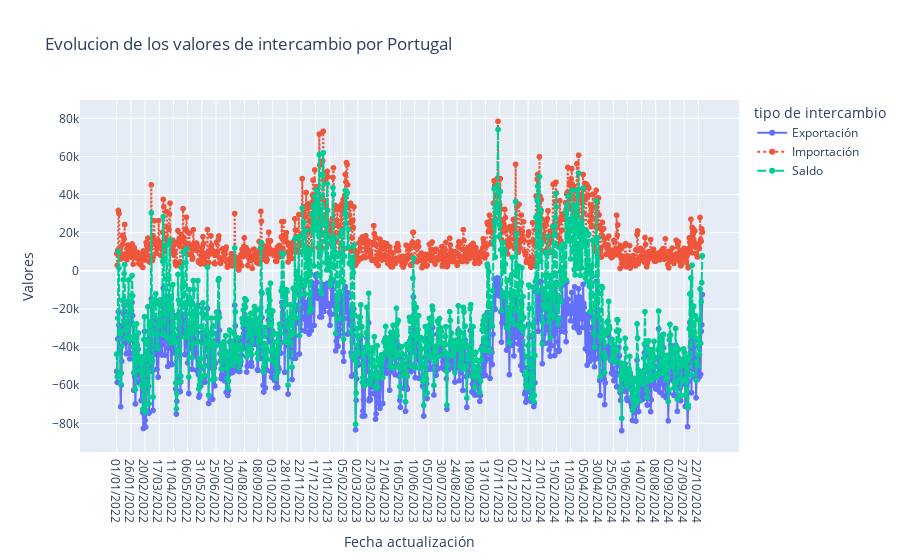

Source (notebook cell):
### Code cell
fig = px.line(df_intercambio[df_intercambio['nombre'] == 'Portugal'], x = 'Fecha actualización', y = 'Valores', color= 'tipo de intercambio',
              line_group='tipo de intercambio',
              title= 'Evolucion de los valores de intercambio por Portugal',
              line_dash= 'tipo de intercambio',
              markers= True)

fig.show()

### Figure 1 — Plotly figure (JSON) as saved in the notebook; plotly's stock layout.template omitted (floating-point values rounded to 4 significant figures; data arrays with more than 128 entries replaced by an {"elided": "..."} marker saying what was removed)
{"data": [{"hovertemplate": "tipo de intercambio=Exportación<br>Fecha actualización=%{x}<br>Valores=%{y}<extra></extra>", "legendgroup": "Exportación", "line": {"color": "#636efa", "dash": "solid"}, "marker": {"symbol": "circle"}, "mode": "lines+markers", "name": "Exportación", "showlegend": true, "type": "scattergl", "x": {"elided": "1033 str values"}, "xaxis": "x", "y": {"elided": "1033 float values"}, "yaxis": "y"}, {"hovertemplate": "tipo de intercambio=Importación<br>Fecha actualización=%{x}<br>Valores=%{y}<extra></extra>", "legendgroup": "Importación", "line": {"color": "#EF553B", "dash": "dot"}, "marker": {"symbol": "circle"}, "mode": "lines+markers", "name": "Importación", "showlegend": true, "type": "scattergl", "x": {"elided": "1033 str values"}, "xaxis": "x", "y": {"elided": "1033 float values"}, "yaxis": "y"}, {"hovertemplate": "tipo de intercambio=Saldo<br>Fecha actualización=%{x}<br>Valores=%{y}<extra></extra>", "legendgroup": "Saldo", "line": {"color": "#00cc96", "dash": "dash"}, "marker": {"symbol": "circle"}, "mode": "lines+markers", "name": "Saldo", "showlegend": true, "type": "scattergl", "x": {"elided": "1033 str values"}, "xaxis": "x", "y": {"elided": "1033 float values"}, "yaxis": "y"}], "layout": {"legend": {"title": {"text": "tipo de intercambio"}, "tracegroupgap": 0}, "title": {"text": "Evolucion de los valores de intercambio por Portugal"}, "xaxis": {"anchor": "y", "domain": [0, 1], "title": {"text": "Fecha actualización"}}, "yaxis": {"anchor": "x", "domain": [0, 1], "title": {"text": "Valores"}}}}
